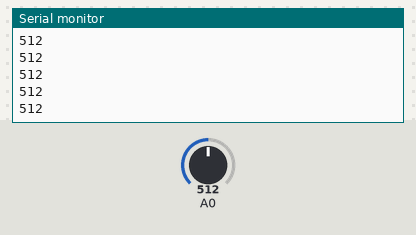
The sketch below on a simulated Arduino Uno, built with avr-gcc and run on an emulated ATmega328P. On the bench: the last lines printed to the serial monitor. The inputs (shaded band) are chosen by the test bench; at power-on: A0 = 512.

Above: at 1.2 s.
1.3 s: A0 set to 716
At 1.8 s:
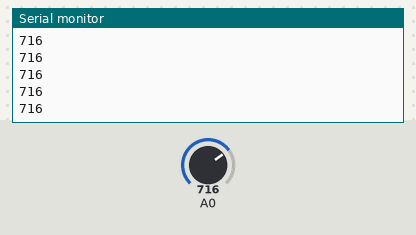
2.8 s: A0 set to 900
At 3.3 s:
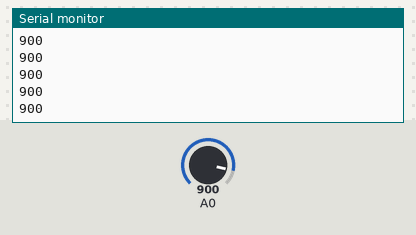
Timing chart, 0 to 5.8 s (numbered marks = the images above; inputs shaded):
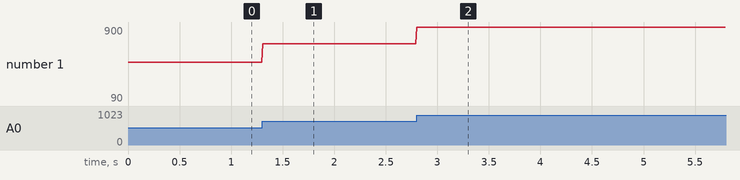

Measured:
- after the input at 1.3 s, the serial monitor: prints a new line at once (image 1)
- after the input at 2.8 s, the serial monitor: prints a new line at once (image 2)
- plotted number 1: 512 → 716 after the input at 1.3 s, 716 → 90 after the input at 2.8 s

The sketch:

ArduinoLM386.ino
```cpp
/*
 * 聲音感測器
* 接線方式
* A0 : A0
* G  : GND
* +  : 5V
* D0 : 不接
*/
void setup() {
  Serial.begin(9600);
  delay(2);
}

void loop() {
  // 讀取 A0 的值
  int sensorValue = analogRead(A0);
  if(sensorValue > 40) {
    Serial.println(sensorValue);
  }
  delay(10);
}
```
